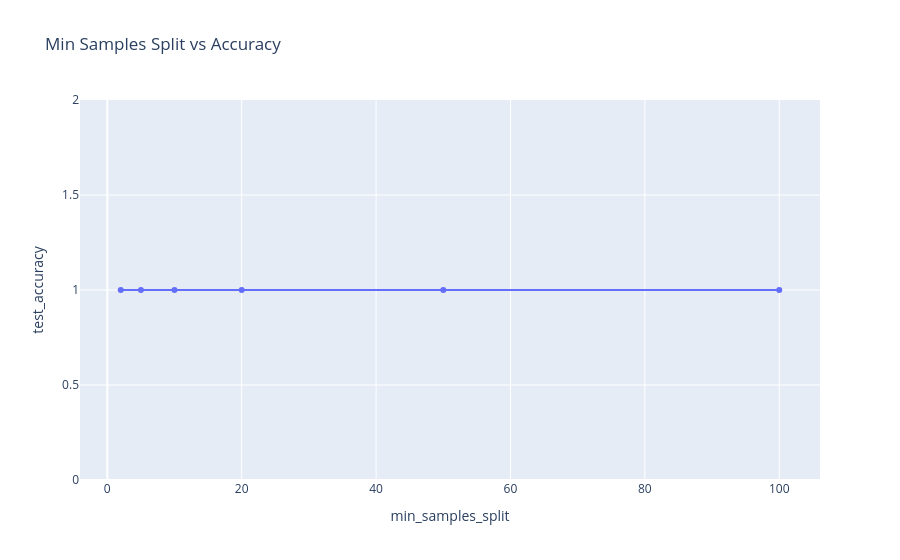

The notebook cell saved with this chart:
### Code cell
min_samples_values = [2, 5, 10, 20, 50, 100]
min_split_results = []

for min_split in min_samples_values:
    dt = DecisionTreeClassifier(min_samples_split=min_split, random_state=42)
    dt.fit(X_train, y_train)
    
    test_acc = dt.score(X_test, y_test)
    min_split_results.append({
        'min_samples_split': min_split,
        'test_accuracy': test_acc,
        'depth': dt.get_depth(),
        'leaves': dt.get_n_leaves()
    })

min_split_df = pd.DataFrame(min_split_results)

print("📊 Impact of min_samples_split:")
print("="*70)
print(min_split_df.to_string(index=False))

fig = px.line(min_split_df, x='min_samples_split', y='test_accuracy', 
              markers=True, title='Min Samples Split vs Accuracy')
fig.show()

### Figure 1 — Plotly figure (JSON) as saved in the notebook; plotly's stock layout.template omitted (floating-point values rounded to 4 significant figures)
{"data": [{"hovertemplate": "min_samples_split=%{x}<br>test_accuracy=%{y}<extra></extra>", "legendgroup": "", "line": {"color": "#636efa", "dash": "solid"}, "marker": {"symbol": "circle"}, "mode": "lines+markers", "name": "", "orientation": "v", "showlegend": false, "type": "scatter", "x": [2, 5, 10, 20, 50, 100], "xaxis": "x", "y": [1.0, 1.0, 1.0, 1.0, 1.0, 1.0], "yaxis": "y"}], "layout": {"legend": {"tracegroupgap": 0}, "title": {"text": "Min Samples Split vs Accuracy"}, "xaxis": {"anchor": "y", "domain": [0, 1], "title": {"text": "min_samples_split"}}, "yaxis": {"anchor": "x", "domain": [0, 1], "title": {"text": "test_accuracy"}}}}
